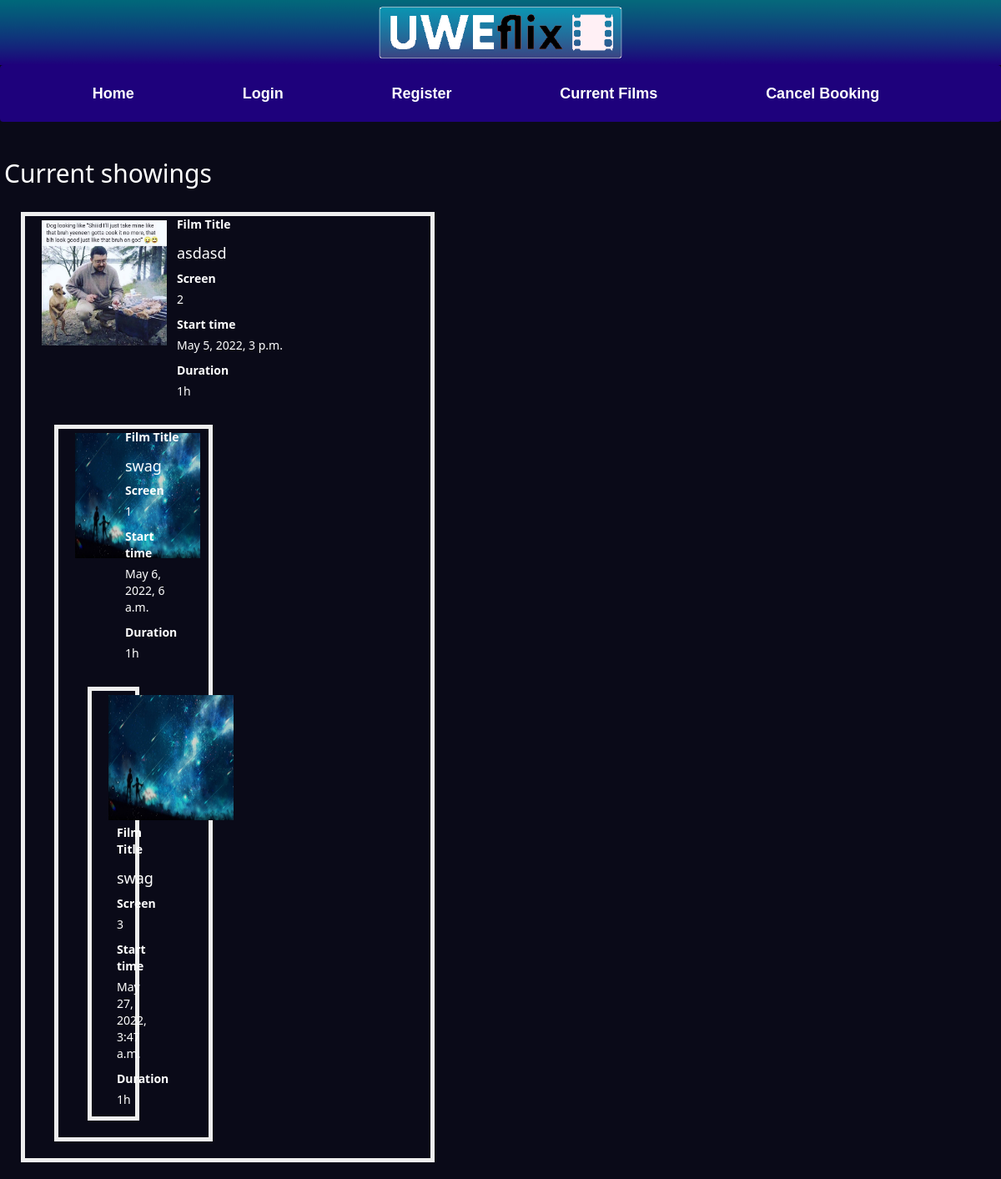
The app's page /showings/ with its own data.
### loginSystem/models.py (models this page shows, shortened)
class Showing(models.Model):
    showing_id = models.UUIDField(default=uuid.uuid4(), unique=True, blank=False, primary_key=True)
    film = models.ForeignKey(Film, on_delete=models.CASCADE)  # Relation to Film table
    screen = models.ForeignKey(Screen, on_delete=models.CASCADE)  # Relation to Screen table
    start_time = models.DateTimeField(auto_now=False)
    price = models.FloatField(default=0.0)
    showings = models.Manager()
    class Meta:
        ordering = ['start_time']

class Film(models.Model):
    film_id = models.UUIDField(default=uuid.uuid4(), unique=True, blank=False, primary_key=True)
    title = models.CharField(max_length=100, blank=False)
    description = models.CharField(max_length=1000, blank=False)
    age_rating = models.CharField(max_length=5, blank=False)
    duration = models.CharField(max_length=10, blank=False)
    image = models.ImageField(upload_to='images/', blank=True, null=True)
    films = models.Manager()
    class Meta:
        ordering = ['title']

class Screen(models.Model):
    screen_id = models.UUIDField(default=uuid.uuid4(), unique=True, blank=False, primary_key=True)
    number = models.CharField(max_length=3, unique=True, blank=False)  # Each screen should have a unique number
    social_distancing = models.BooleanField(default=False, blank=True)  # Toggle on manually, off by default
    screens = models.Manager()
    class Meta:
        ordering = ['number']

### loginSystem/views.py (the view)
# urls.py: path("showings/", views.ShowingList.as_view(), name="showings"),
class ShowingList(ListView):
    model = Showing
    def get_context_data(self, **kwargs):
        context = super(ShowingList, self).get_context_data(**kwargs)
        return context

### loginSystem/templatetags/user_groups.py (called while the page is built)
@register.filter(name='has_group')
def has_group(user, group_name):
    return user.groups.filter(name=group_name).exists()

### loginSystem/templates/loginSystem/showing_list.html (shortened to what this page needs)
{% extends "loginSystem/layout.html" %}
{% load user_groups %}
{% block content %}
<body style="background-color: #0A0A18; color: white">
    <h2>Current showings</h2>
    <link rel="stylesheet" href='https://cdnjs.cloudflare.com/ajax/libs/twitter-bootstrap/3.0.3/css/bootstrap.min.css'
    media="screen" />
    {% if showing_list %}
        {% for showing in showing_list %}
        <div class="col-sm-5 col-md-5" style="border: 5px solid #eee; margin: 20px">
            <div>
                {% if showing.film.image %}
                <div class="col-sm-8 col-md-4 col-xs-8" style="padding: 5px">
                    <img alt="" src="{{ showing.film.image.url }}" style="height: 150px;
                width: 150px" />
                </div>
                {% endif %}
                <div class="col-sm-8 col-md-8 col-xs-16">
                    <label>Film Title</label><h4>
                        {{ showing.film.title }}
                    </h4>
                    <label>Screen</label><p>
                        {{ showing.screen.number }}
                    </p>
                    <label>Start time</label><p>
                        {{ showing.start_time }}
                    </p>
                    <label>Duration</label><p>
                        {{ showing.film.duration }}
                    </p>
                </div>
        </div>
        {% endfor %}
    {% else %}
        <p>Showings currently unavailable.</p>
    {% endif %}
</body>
{% endblock %}

### loginSystem/templates/loginSystem/layout.html (shortened to what this page needs)
<!DOCTYPE html>
<html>
<head>
    {% load static %}
    <link href="https://cdn.jsdelivr.net/npm/bootstrap@5.1.3/dist/css/bootstrap.min.css" rel="stylesheet">
    <link rel="stylesheet" type="text/css" href="{% static 'loginSystem/css/site.css' %}"/>
</head>
<div id="wrapperHeader">
    <div class="" id="header">
        <header class="main-header" role="banner" style="width:100%; margin-right:auto;">
	        {% load static %}
            <img src="{% static 'loginSystem/img/banner.png' %}" alt="Banner Image" style="width:100%; margin-right:auto;"/>
        </header>
    </div>
</div>
{% block navbar %}
<div class="navbar">
    <a href="{% url 'home' %}" class="navbar-brand" style="text-align: center">Home</a>
    {% if not user.is_authenticated %}
    <a href="{% url 'loginPage' %}" class="navbar-brand">Login</a>
    <a href="{% url 'registerPage' %}" class="navbar-brand">Register</a>
    {% else %}
    <a href="{% url 'logout' %}" class="navbar-brand">Logout</a>
    {% endif %}
    <a href="{% url 'films' %}" class="navbar-brand">Current Films</a>
    <a href="{% url 'cancelBooking' %}" class="navbar-brand">Cancel Booking</a>
</div> {% endblock %}
<div class="body-content" style="background-color: #0A0A18">
    {% block content %}
    {% endblock %}
</div>
</html>

### loginSystem/static/loginSystem/css/site.css (style rules this page uses)
.navbar { background-color: #1E017C; font-size: 1em; font-family: 'Trebuchet MS', 'Lucida Sans Unicode', 'Lucida Grande', 'Lucida Sans', Arial, sans-serif; color: white; padding: 8px 30px 8px 5px; }
.navbar a { text-decoration: none; color: inherit; }
.navbar-brand { font-size: 1.2em; font-weight: 600; }
.body-content { padding: 5px; font-family:'Segoe UI', Tahoma, Geneva, Verdana, sans-serif; }
body { background-color: #0A0A18 }

### records on screen
Showing: film.image (picture), film "asdasd", screen.number "2", start_time "May 5, 2022, 3 p.m.", film.duration "1h"
Showing: film.image (picture), film "swag", screen.number "1", start_time "May 6, 2022, 6 a.m.", film.duration "1h"
Showing: film.image (picture), film "swag", screen.number "3", start_time "May 27, 2022, 3:47 a.m.", film.duration "1h"
